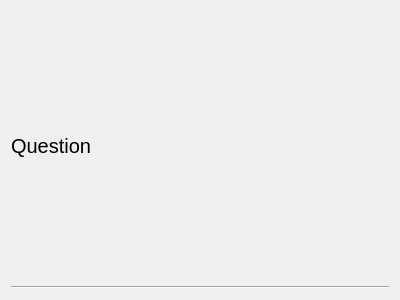
<?xml version="1.0" encoding="UTF-8"?>
<ui version="4.0">
 <class>Form</class>
 <widget class="QWidget" name="Form">
  <property name="geometry">
   <rect>
    <x>0</x>
    <y>0</y>
    <width>400</width>
    <height>300</height>
   </rect>
  </property>
  <property name="windowTitle">
   <string>Form</string>
  </property>
  <layout class="QVBoxLayout" name="verticalLayout">
   <item>
    <widget class="QLabel" name="prompt_label">
     <property name="font">
      <font>
       <pointsize>15</pointsize>
      </font>
     </property>
     <property name="text">
      <string>Question</string>
     </property>
    </widget>
   </item>
   <item>
    <widget class="Line" name="line">
     <property name="orientation">
      <enum>Qt::Horizontal</enum>
     </property>
    </widget>
   </item>
  </layout>
 </widget>
 <resources/>
 <connections/>
</ui>
